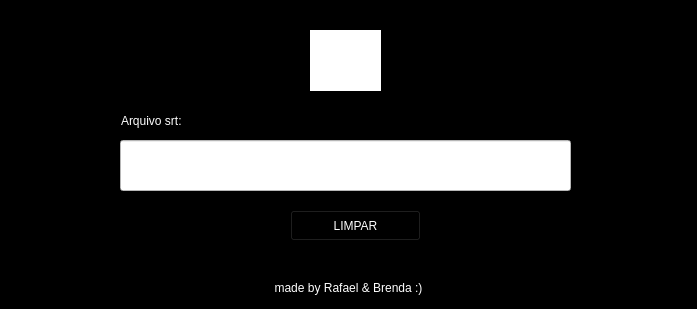
<?xml version="1.0" encoding="UTF-8"?>
<ui version="4.0">
 <class>MainWindow</class>
 <widget class="QMainWindow" name="MainWindow">
  <property name="geometry">
   <rect>
    <x>0</x>
    <y>0</y>
    <width>697</width>
    <height>309</height>
   </rect>
  </property>
  <property name="minimumSize">
   <size>
    <width>697</width>
    <height>309</height>
   </size>
  </property>
  <property name="maximumSize">
   <size>
    <width>697</width>
    <height>309</height>
   </size>
  </property>
  <property name="cursor">
   <cursorShape>ArrowCursor</cursorShape>
  </property>
  <property name="windowTitle">
   <string>MainWindow</string>
  </property>
  <property name="windowIcon">
   <iconset>
    <normaloff>icons8-subtitles-50.png</normaloff>icons8-subtitles-50.png</iconset>
  </property>
  <property name="styleSheet">
   <string notr="true">font: 75 11pt &quot;Ubuntu&quot;;
image: url(:/newPrefix/scale.jpeg);
background-color: rgb(0, 0, 0);</string>
  </property>
  <property name="animated">
   <bool>true</bool>
  </property>
  <widget class="QWidget" name="centralwidget">
   <widget class="QPushButton" name="pushButton">
    <property name="geometry">
     <rect>
      <x>290</x>
      <y>210</y>
      <width>131</width>
      <height>31</height>
     </rect>
    </property>
    <property name="cursor">
     <cursorShape>PointingHandCursor</cursorShape>
    </property>
    <property name="styleSheet">
     <string notr="true">background-color: rgb(0, 0, 0);
color: rgb(255, 255, 255);
font: 75 11pt &quot;Ubuntu&quot;;
font: 75 11pt &quot;Ubuntu Condensed&quot;;</string>
    </property>
    <property name="text">
     <string>LIMPAR</string>
    </property>
   </widget>
   <widget class="QLineEdit" name="lineEdit">
    <property name="enabled">
     <bool>false</bool>
    </property>
    <property name="geometry">
     <rect>
      <x>120</x>
      <y>140</y>
      <width>451</width>
      <height>51</height>
     </rect>
    </property>
    <property name="cursor">
     <cursorShape>ArrowCursor</cursorShape>
    </property>
    <property name="styleSheet">
     <string notr="true">background-color: rgb(255, 255, 255);
font: 8pt &quot;Ubuntu&quot;;</string>
    </property>
    <property name="text">
     <string/>
    </property>
   </widget>
   <widget class="QLabel" name="label_2">
    <property name="geometry">
     <rect>
      <x>310</x>
      <y>30</y>
      <width>71</width>
      <height>61</height>
     </rect>
    </property>
    <property name="styleSheet">
     <string notr="true">color: rgb(0, 0, 0);
background-color: rgb(255, 255, 255);
font: 75 11pt &quot;Ubuntu&quot;;
font: 75 11pt &quot;Ubuntu Mono&quot;;
font: 75 14pt &quot;Ubuntu Condensed&quot;;
image: url(:/newPrefix/icons8-baby-yoda-50.png);</string>
    </property>
    <property name="text">
     <string/>
    </property>
   </widget>
   <widget class="QLabel" name="label_3">
    <property name="enabled">
     <bool>true</bool>
    </property>
    <property name="geometry">
     <rect>
      <x>121</x>
      <y>112</y>
      <width>91</width>
      <height>17</height>
     </rect>
    </property>
    <property name="styleSheet">
     <string notr="true">color: rgb(255, 255, 255);
font: 75 13pt &quot;Ubuntu Condensed&quot;;
background-color: rgb(0, 0, 0);</string>
    </property>
    <property name="text">
     <string>Arquivo srt:</string>
    </property>
   </widget>
   <widget class="QLabel" name="label_4">
    <property name="geometry">
     <rect>
      <x>108</x>
      <y>278</y>
      <width>481</width>
      <height>20</height>
     </rect>
    </property>
    <property name="styleSheet">
     <string notr="true">color: rgb(255, 255, 255);
font: 75 10pt &quot;Ubuntu Condensed&quot;;</string>
    </property>
    <property name="text">
     <string>made by Rafael &amp; Brenda :)</string>
    </property>
    <property name="alignment">
     <set>Qt::AlignCenter</set>
    </property>
   </widget>
   <widget class="QPushButton" name="pushButton_2">
    <property name="geometry">
     <rect>
      <x>478</x>
      <y>145</y>
      <width>91</width>
      <height>40</height>
     </rect>
    </property>
    <property name="styleSheet">
     <string notr="true">image: url(:/newPrefix/icons8-add-folder-64.png);
background-color: rgb(255, 255, 255);
border: 0px solid black</string>
    </property>
    <property name="text">
     <string/>
    </property>
   </widget>
  </widget>
 </widget>
 <resources>
  <include location="img3.qrc"/>
 </resources>
 <connections/>
</ui>
